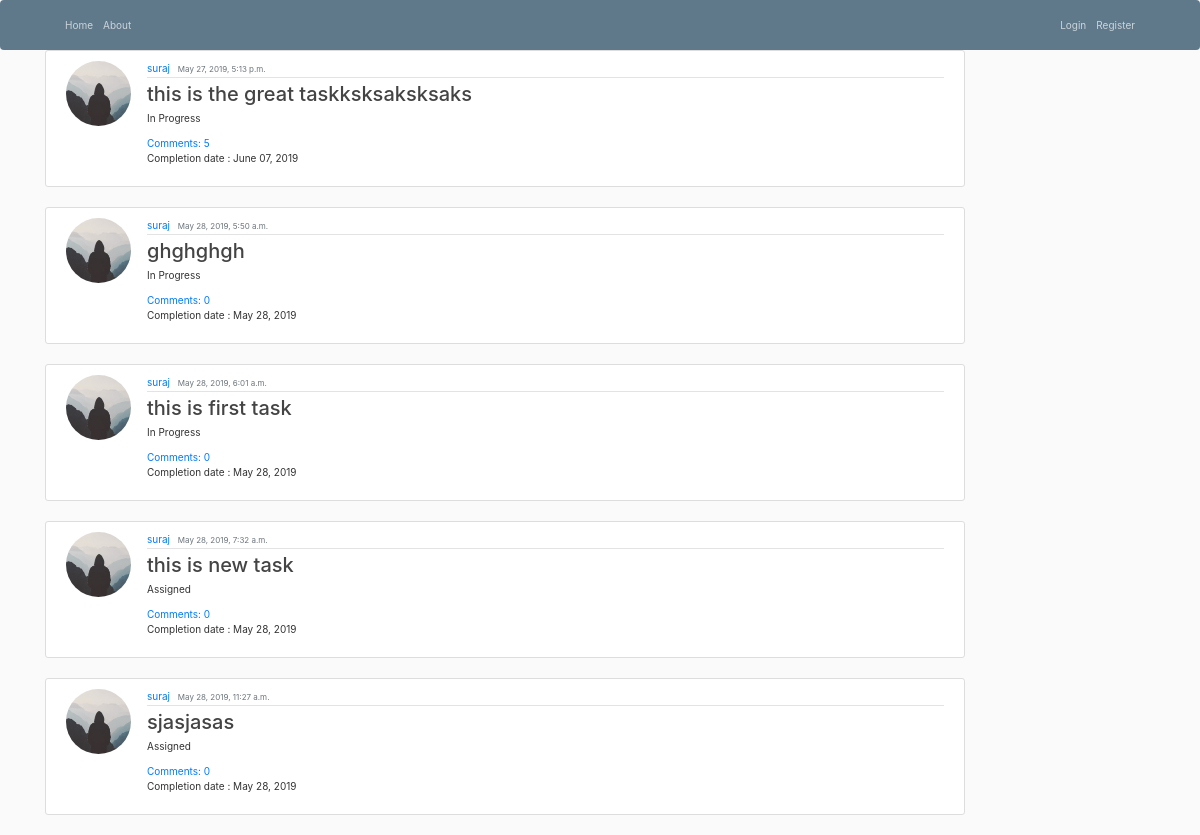
The app's page /, older data.
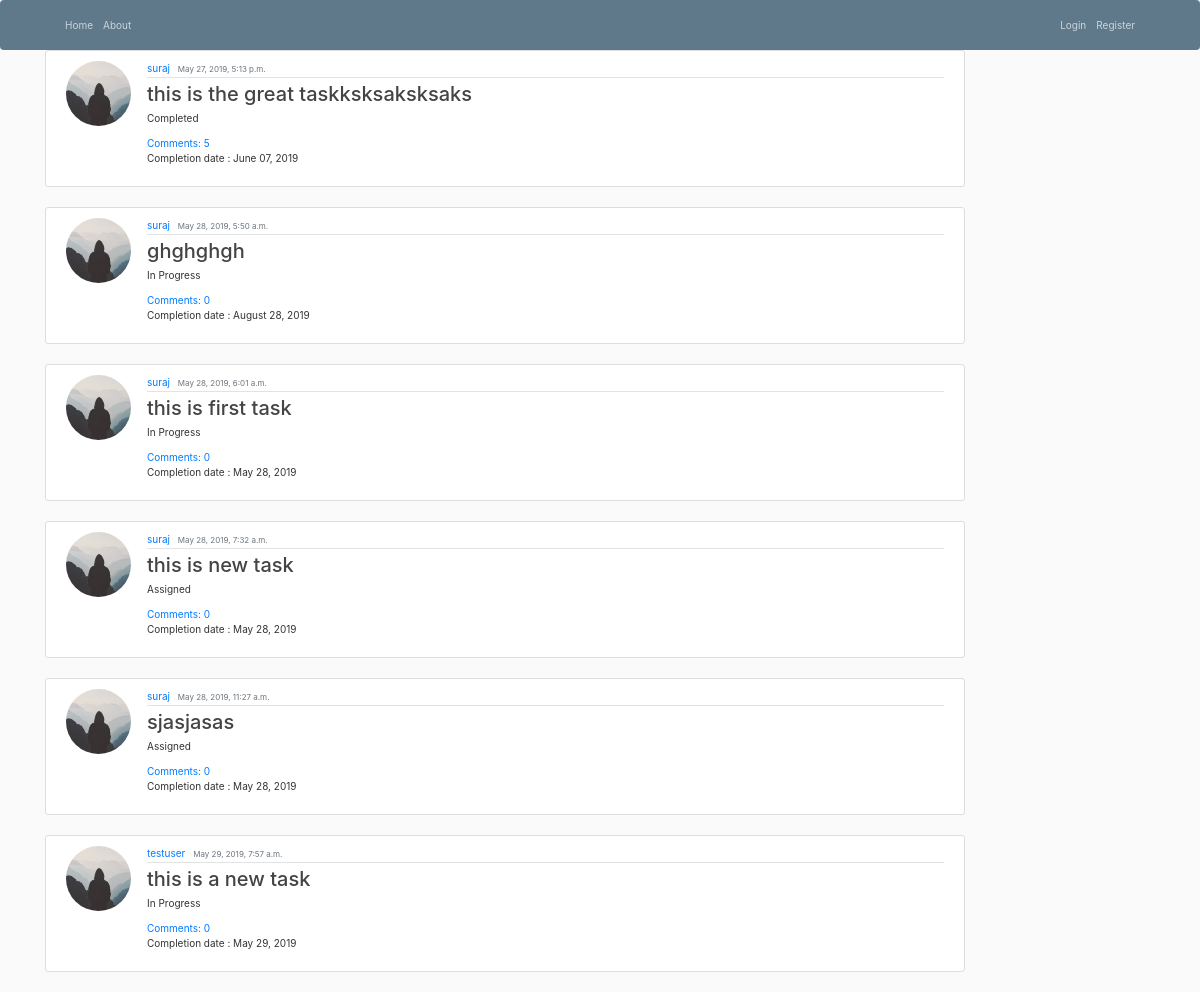
The same page, newer data.
### task/models.py (models this page shows, shortened)
class Task(models.Model):
    status_list = [("Assigned", "Assigned"), ("In Progress", "In Progress"), ("QA", "Moved to QA"),
                   ("Completed", "Completed")]
    title = models.CharField(max_length=100)
    date_posted = models.DateTimeField(default=timezone.now)
    author = models.ForeignKey(User, on_delete=models.CASCADE)
    status = models.CharField(max_length=100, choices=status_list, default="Assigned")
    completion_date=models.DateTimeField(default=timezone.now())
    def approve_comments(self):
        return self.comments.filter(approved_comment=True)

### users/models.py (models this page shows, shortened)
class Profile(models.Model):
    user = models.OneToOneField(User, on_delete=models.CASCADE)
    image = models.ImageField(default='default.jpg', upload_to='profile_pics')

### task/views.py (the view)
# urls.py: path('', TaskListView.as_view(), name='task-home'),
class TaskListView(ListView):
    model = Task
    ordering = ['-date_posted']
    print("task list in view")
    def get_queryset(self):
        return Task.objects.all()

### task/templates/task/task_list.html
{% extends "task/base.html" %}
{% block content %}
    {% for task in task_list %}
        <article class="media content-section">
          <img class="rounded-circle article-img" src="{{ task.author.profile.image.url }}">
          <div class="media-body">
            <div class="article-metadata">
              <a class="mr-2" href="#">{{ task.author }}</a>
              <small class="text-muted">{{ task.date_posted }}</small>
            </div>
            <h2><a class="article-title" href="{% url 'task_detail' pk=task.pk %}">{{ task.title }}</a></h2>
            <p class="article-content">{{ task.status }}</p>
              <a href="{% url 'task_detail' pk=task.pk  %}">Comments: {{ task.approve_comments.count }}</a>
              <p>Completion date : {{ task.completion_date | date:"F d, Y" }}</p>
          </div>
        </article>
    {% endfor %}
{% endblock content %}

Row changes from the older to the newer data that the page shows:
changed Task "this is the great taskksksaksksaks": status "In Progress" → "Completed"
changed Task "ghghghgh": completion_date "May 28, 2019" → "August 28, 2019"
added Task: author.profile.image (placeholder picture), author "testuser", date_posted "May 29, 2019, 7:57 a.m.", title "this is a new task", status "In Progress", approve_comments.count "0", completion_date "May 29, 2019"
